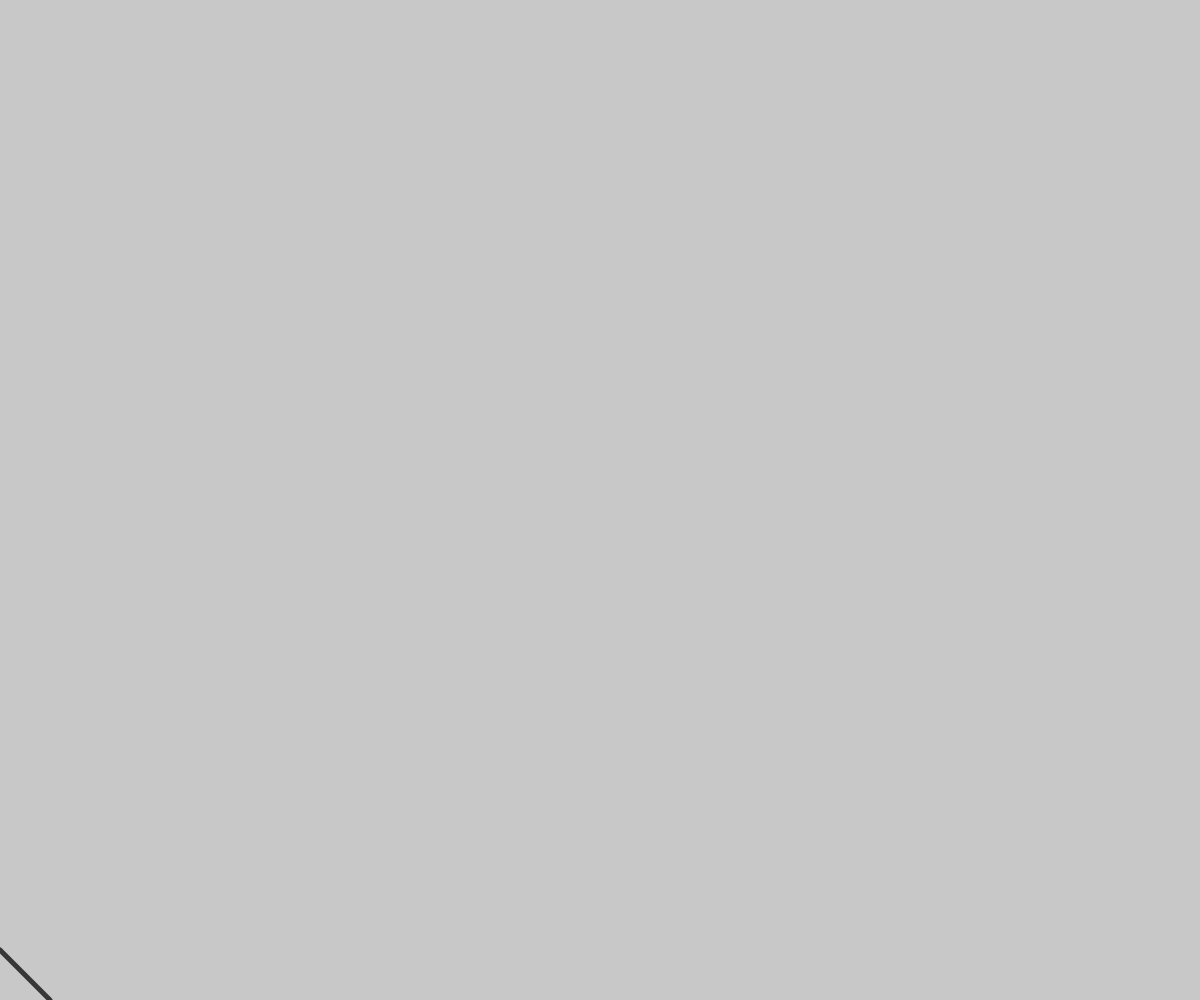
Frame 1 (no input)
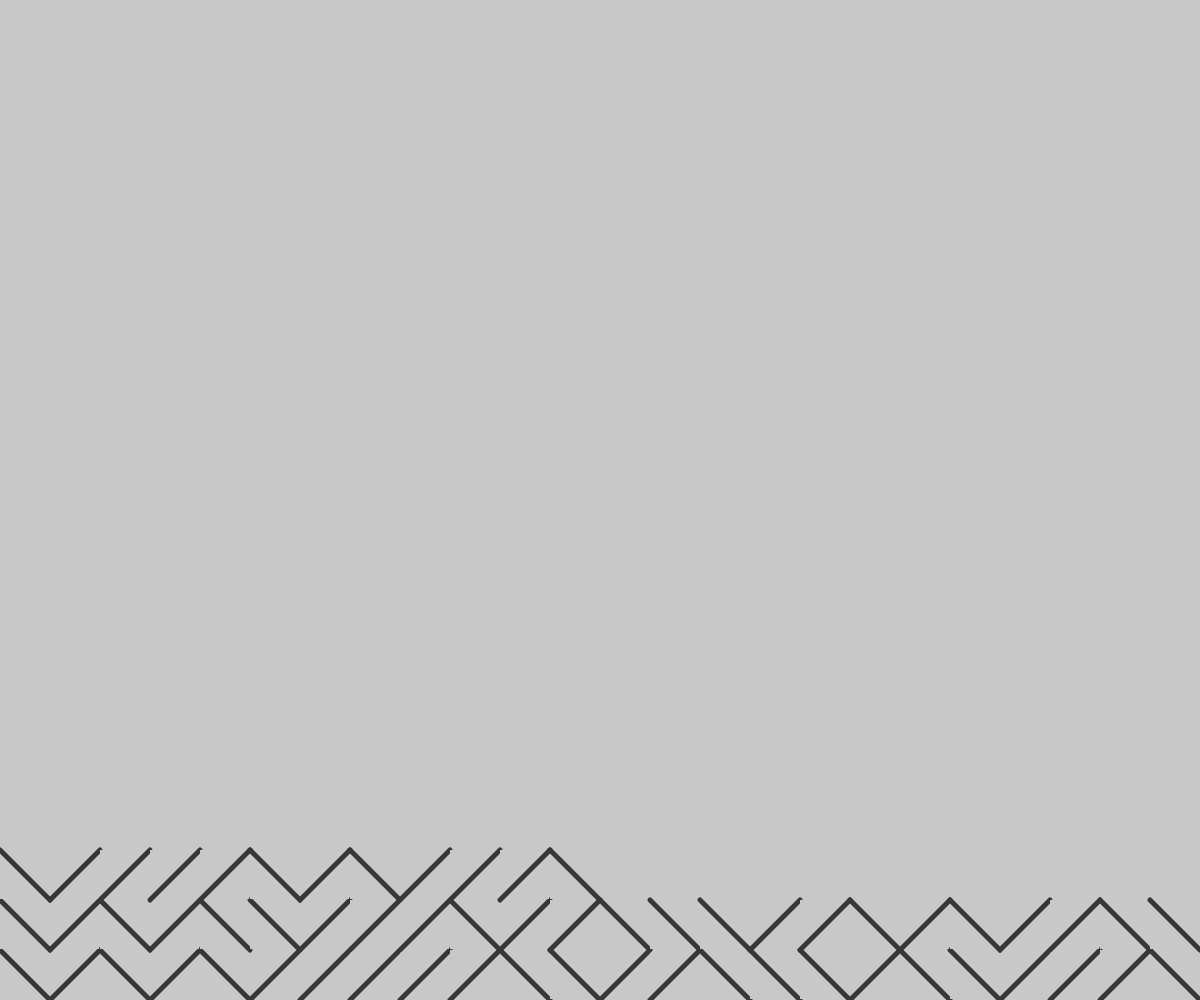
Frame 60 (no input)
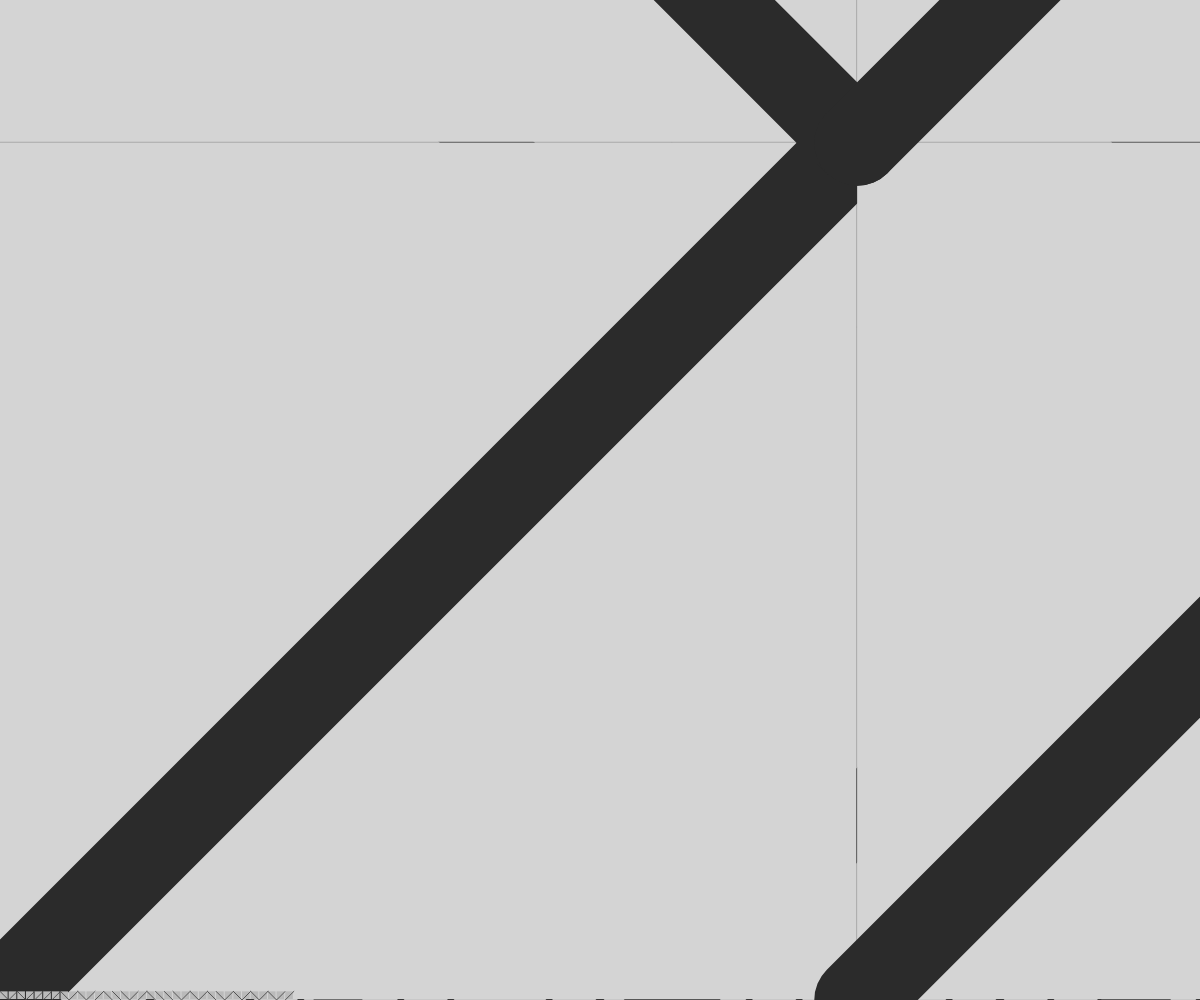
Frame 120 (the mouse pressed at the canvas centre since frame 60)

The p5.js sketch that drew these frames (run headless with seeded random() and noise() and a simulated clock; from frame 60 on, the mouse is pressed at the canvas centre):

// p5.js sketch
// ── sketch.js
// Daniele Tabellini @fupete © 2016 MIT License
// 10 print porting to P5js | Firenze, IT | 4.2016
// Educational purpose, made for DSII2016 lab @UniRSM

var x = 0;  // store current x position on the grid
var y = 0;  // store current y position on the grid
var g = 50; // grid size
var colore = 200; // current grid color

function setup() {
   pixelDensity(displayDensity());
   createCanvas(windowWidth, windowHeight);
   //
   background(200);
   //
   url = getURL();
   strokeJoin(ROUND);
 }

function draw() {
  preparaQuadretto();
  // riga proporzionale alla griglia
  strokeWeight(g/10);
  // lancio la monetina e disegno la riga corrispondente
  if (testa()) {
    line(x*g,height-g*y,x*g+g,height-g*y-g);
  } else {
    line(x*g,height-g*y-g,x*g+g,height-g*y);
  }
  // passo alla casella a lato
  x++;
  // se sono in fondo alla riga vado a capo alla riga successiva
  if (x*g >= width) {
    x=0;
    y++;
    preparaRiga();
  }
  // se sono in fondo alla pagina ricomincio con colore e griglia differente
  if (y*g >= height) {
    y=0;
    colore = random(255);
    g = 5+random(width);
    preparaRiga();
  }
}

// riparti se premi il mouse
function mousePressed() {
  x=0;
  y=0;
  colore = random(255);
  g = 5+random(width);
  preparaRiga();
}

// lancio della monetina
function testa() {
  if (random(2) <= 1) {
    return(true); // testa
  } else {
    return(false); // croce
  }
}

// cancella una riga prima di disegnarci
function preparaRiga() {
  /*fill(colore);
  noStroke();
  rect(0,height-g*y-g-1,width,g+1);
  stroke(255-colore);*/
}

// cancella un quadretto prima di disegnarci
function preparaQuadretto() {
  fill(colore);
  noStroke();
  rect(x*g,height-g*(y+1),g-1,g-1);
  //rect(x*g,height-g*(y+1),g-(g/20),g-(g/20));
  stroke(255-colore);
}

// se ridimensiona la finestra ricalcola width e height canvas
function windowResized() {
  resizeCanvas(windowWidth, windowHeight);
}
